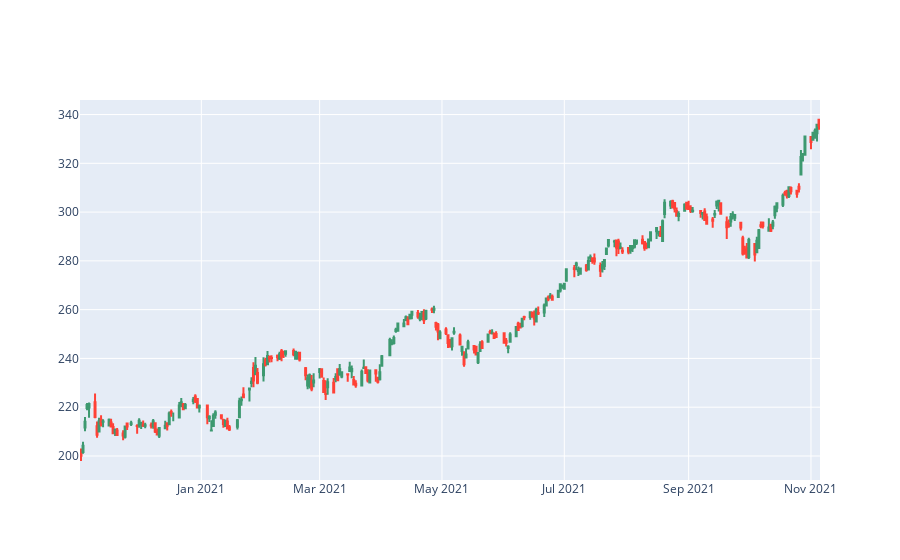

Notebook cell for this chart:
### Code cell
import numpy as np
import pandas
import pprint
import yfinance as yf
from matplotlib import pyplot as plt
import plotly.graph_objects as go
import nest_asyncio
import twint

def ratioCalculator(dataframe):
    ratio = []
    # given a twint dataframe, calculate likes/() and append list to dataframe
    dataframe.join(ratio)

def dateList(start, end):
    #set the date for twint and yfinance
    date = [start, end]
    return date

def twitterStock(user, ticker, date):
    #given a user/date/ticker generate plot

    c = twint.Config()
    c.Username = user
    #c.Search = "tesla"
    #c.Filter_retweet = True
    #c.Min_likes = 100000
    c.Since = date[0]
    c.Until = date[1]
    c.Pandas = True

    # Run
    twint.run.Search(c)
    Tweets_df = twint.storage.panda.Tweets_df
    print(Tweets_df['date'])

    teslaData = yf.Ticker(ticker)
    old = teslaData.history(start=date[0], end=date[1])
    old.head()

    old = old.reset_index()

    for i in ['Open', 'High', 'Close', 'Low']:
        old[i] = old[i].astype('float64')

    fig = go.Figure(data=[go.Candlestick(x=old['Date'],
        open=old['Open'],
        high=old['High'],
        low=old['Low'],
        close=old['Close'],
        hovertext=Tweets_df['tweet'],
        hoverinfo=["text"])])
    fig.update_layout(xaxis_rangeslider_visible=False)
    fig.show()
    print("plot generated")

def main():
    # twint fix via "https://github.com/twintproject/twint/issues/1242"
    nest_asyncio.apply()

    #c = twint.Config()
    #c.Username = "elonmusk"
    ##c.Search = "tesla"
    ##c.Filter_retweet = True
    ##c.Min_likes = 100000
    #c.Since = "2020-4-1"
    #c.Until = "2020-5-31"
    #c.Pandas = True

    ## Run
    #twint.run.Search(c)
    #Tweets_df = twint.storage.panda.Tweets_df
    #print(Tweets_df['date'])

    #teslaData = yf.Ticker('TSLA')
    #old = teslaData.history(start="2020-4-1", end="2020-5-31")
    #old.head()

    #old = old.reset_index()

    #for i in ['Open', 'High', 'Close', 'Low']:
    #    old[i] = old[i].astype('float64')

    #fig = go.Figure(data=[go.Candlestick(x=old['Date'],
    #    open=old['Open'],
    #    high=old['High'],
    #    low=old['Low'],
    #    close=old['Close'],
    #    hovertext=Tweets_df['tweet'],
    #    hoverinfo=["text"])])
    #fig.update_layout(xaxis_rangeslider_visible=False)
    #fig.show()

    user = "elonmusk"
    ticker = 'TSLA'
    date = ["2020-11-1","2021-11-7"]
    twitterStock(user, ticker, date)

if __name__ == "__main__":
    main()

### Figure 1 — Plotly figure (JSON) as saved in the notebook; plotly's stock layout.template omitted (floating-point values rounded to 4 significant figures; data arrays with more than 128 entries replaced by an {"elided": "..."} marker saying what was removed)
{"data": [{"close": {"elided": "256 float values"}, "high": {"elided": "256 float values"}, "hoverinfo": ["text"], "hovertext": ["I’m proud that @Breakthrough Energy is a part of the First Movers Coalition. Our efforts with @wef, @ClimateEnvoy, and other partners will help to scale the clean technologies that will become the foundation of our net-zero future.  https://t.co/TKm6ArTskA", "Demand for syringes has skyrocketed to deliver the COVID-19 vaccines. Increasing production of auto-disable syringes will help ensure low- and middle-income countries have the tools they need to deliver routine and COVID vaccines.  https://t.co/Acou25JVf5", "I’m grateful for the leadership of our @Breakthrough Energy Catalyst public and private sector partners. By taking coordinated, courageous climate action, we can lower Green Premiums and deploy the clean technologies that will help us reach net zero.", "Getting to zero emissions will be the hardest thing people have ever done. This was a great conversation about the power of innovation and what the world can accomplish if we work together.", "I was truly inspired to hear @Vinisha27738476 speak at #COP26 this week. Her optimism and passion for innovation makes me hopeful that we can avoid a climate disaster.", "Thank you, @SecGranholm for your leadership. The commitment of @ENERGY and the innovate spirit of our National Labs will drive the breakthroughs we need to help the whole world get to #NetZero.", "Public-private collaborations will be critical to reducing emissions and achieving our 2050 climate goals. Our work with @MICleanEnergyRD will help us do just that.", "I’m excited about @Breakthrough Energy’s expanded work with @MICleanEnergyRD. Thank you, @JonathanWNV for your partnership.", "Thank you, @KensingtonRoyal for your commitment to repairing our planet. It was inspiring to see the ingenuity and innovation of the @EarthshotPrize finalists.", "Great to see @naftalibennett’s commitment alongside global leaders present @COP26 today. The world needs bold action to support the development of new technology to slow emissions and help the world adapt to the changing climate.", ".@Breakthrough Energy Catalyst is bringing together private and public sector leaders to invest in innovation and accelerate clean technologies. @Citi, @IKEAFoundation, and @StateFarm are joining our efforts to help fund solutions that will ignite a green industrial revolution.", "Unless smallholder farmers can adapt to climate change, we will lose the global battle against hunger and poverty. @AIMforClimate is rising to the challenge and supporting major investments in @CGIAR to power agricultural innovation.", "Thank you, @vonderleyen. This $1B partnership between @Breakthrough Energy Catalyst, @EU_Commission, and @EIB will help accelerate the deployment of critical climate technologies. I’m grateful for our continued collaboration.", "Encouraged to discuss with PM @narendramodi on the sidelines of #COP26 the potential of further investments in science, innovation and transformative agriculture R&amp;D as an important foundation for mitigating impact of climate change on small landowning farmers @PMOIndia @nstomar.", "One of my top priorities here at #COP26 is making sure that the world prioritizes scaling clean technology innovation. Here is the message I delivered to world leaders earlier today:  https://t.co/m4mEpj5wIb", "In addition to investments in reducing emissions to slow climate change, we need to help those already impacted by climate change adapt.  https://t.co/4cPN4vxZei", "By bringing the world together at #COP26, we can find more ways to accelerate the development and adoption of the clean technologies we need to reach net-zero emissions.  https://t.co/kIJqTVaOCJ", "At this year’s UN Climate Conference, innovation will take center stage and I’m optimistic about the road ahead.  https://t.co/5kFMgeoo4r", "I hope Congress passes the Build Back Better Act and the Infrastructure Investment and Jobs Act fast. We can’t wait another moment.  https://t.co/bz1XRoQGnh", "Good to see this commitment by @Merck to help ensure from the outset that molnupiravir, a potential treatment for COVID-19, will be available to many more nations.  https://t.co/5gYFcYtj8a"], "low": {"elided": "256 float values"}, "open": {"elided": "256 float values"}, "type": "candlestick", "x": {"elided": "256 str values"}}], "layout": {"xaxis": {"rangeslider": {"visible": false}}}}
